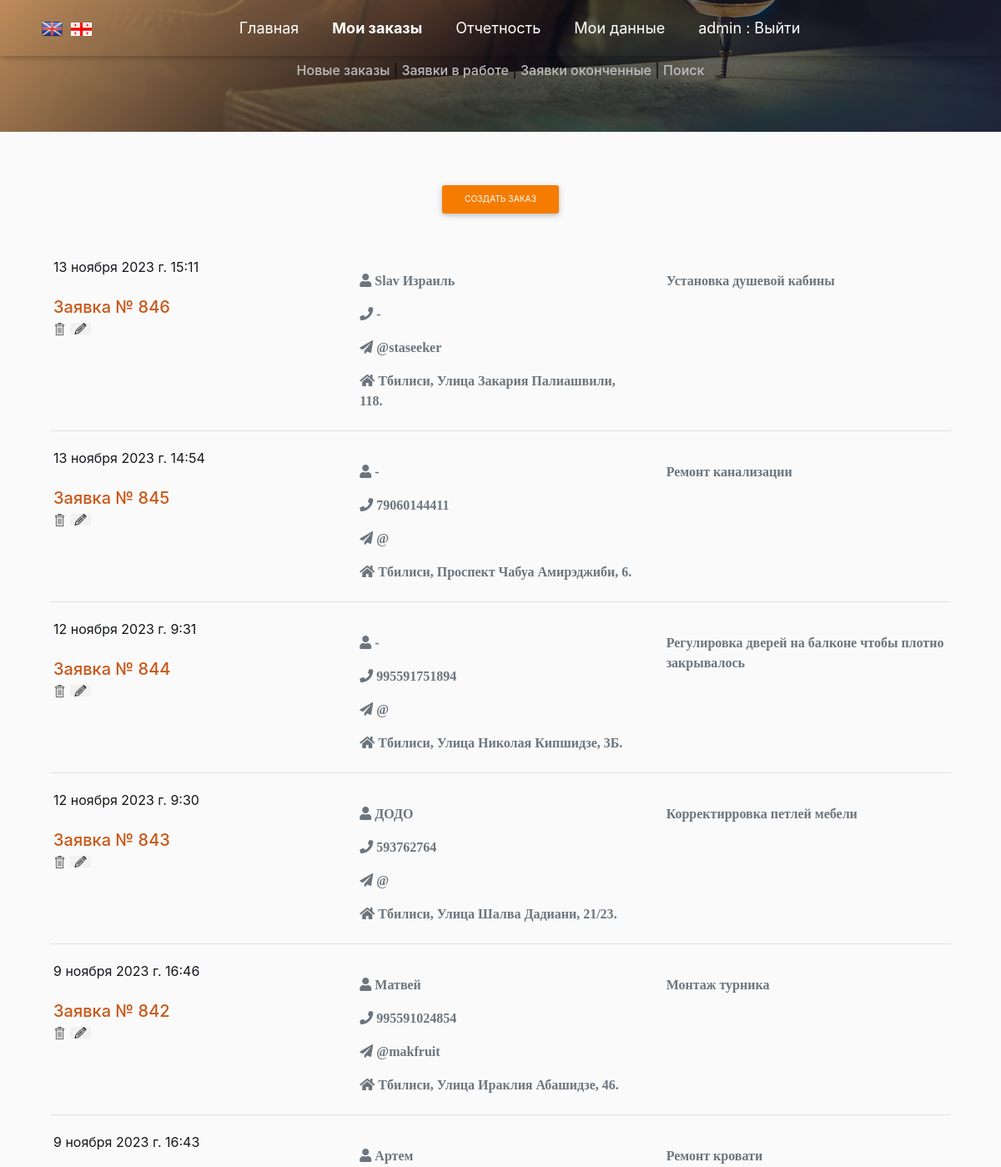
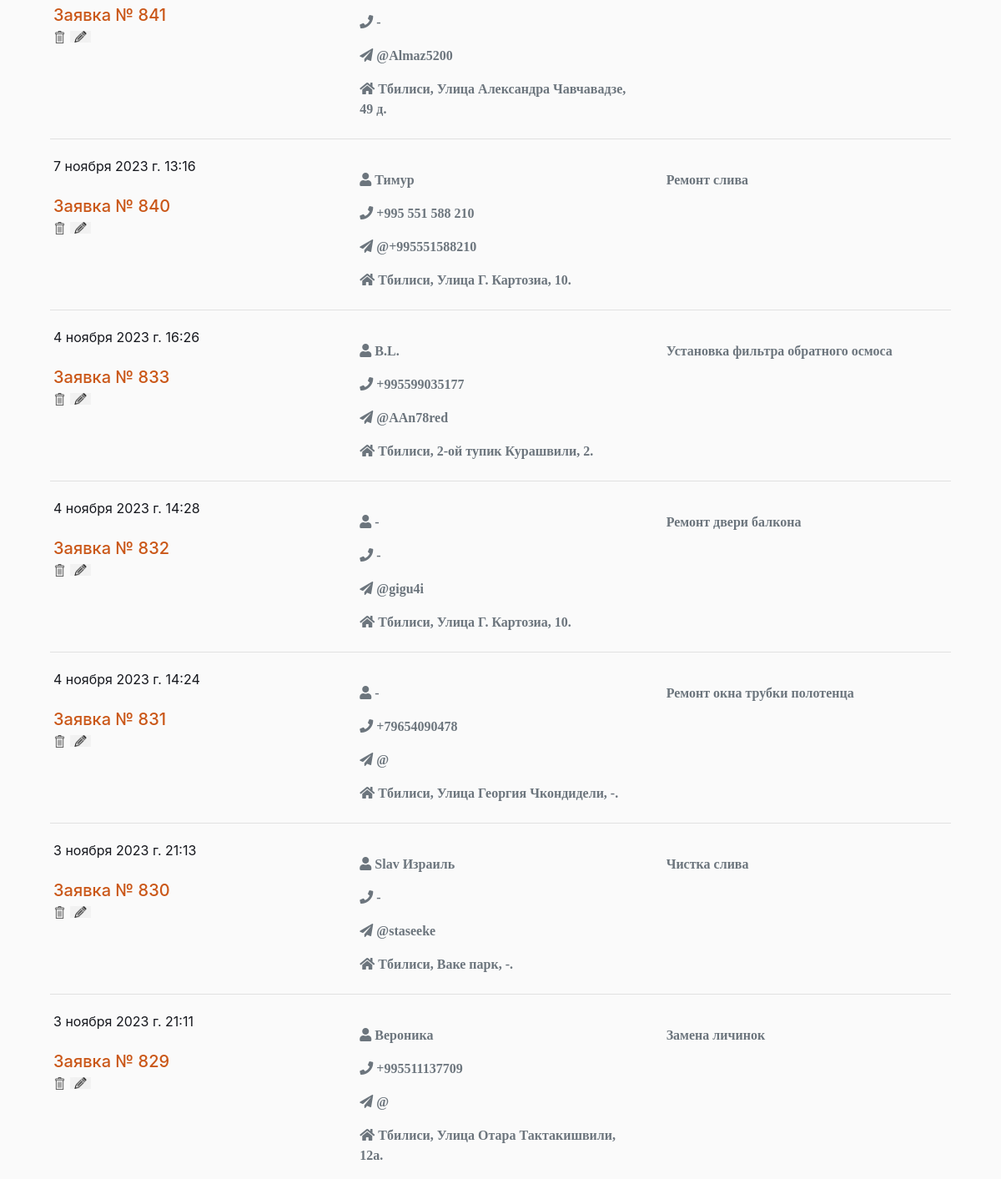
Before: /list_order (signed in, upper part) with the older database file (2 pictures, top to bottom).
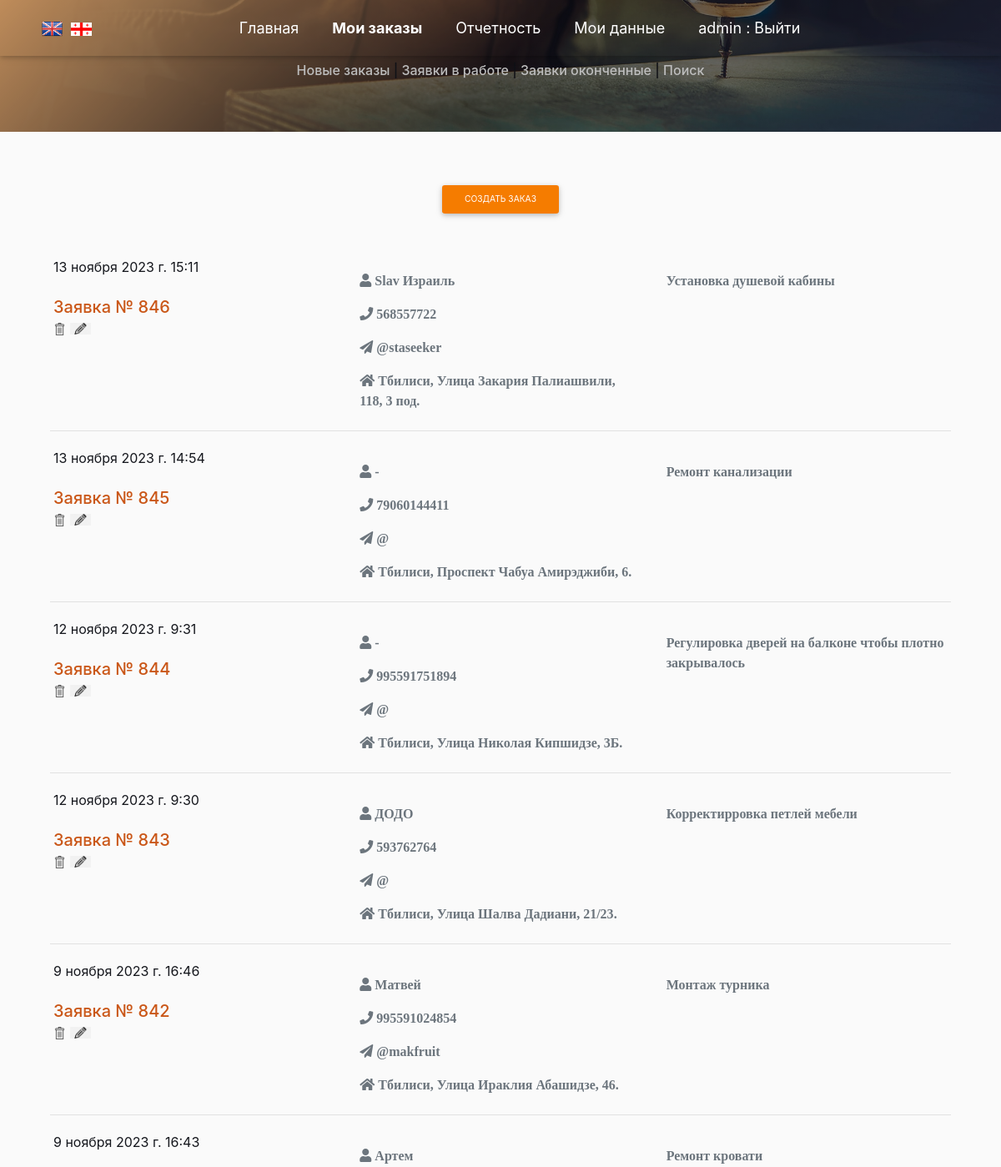
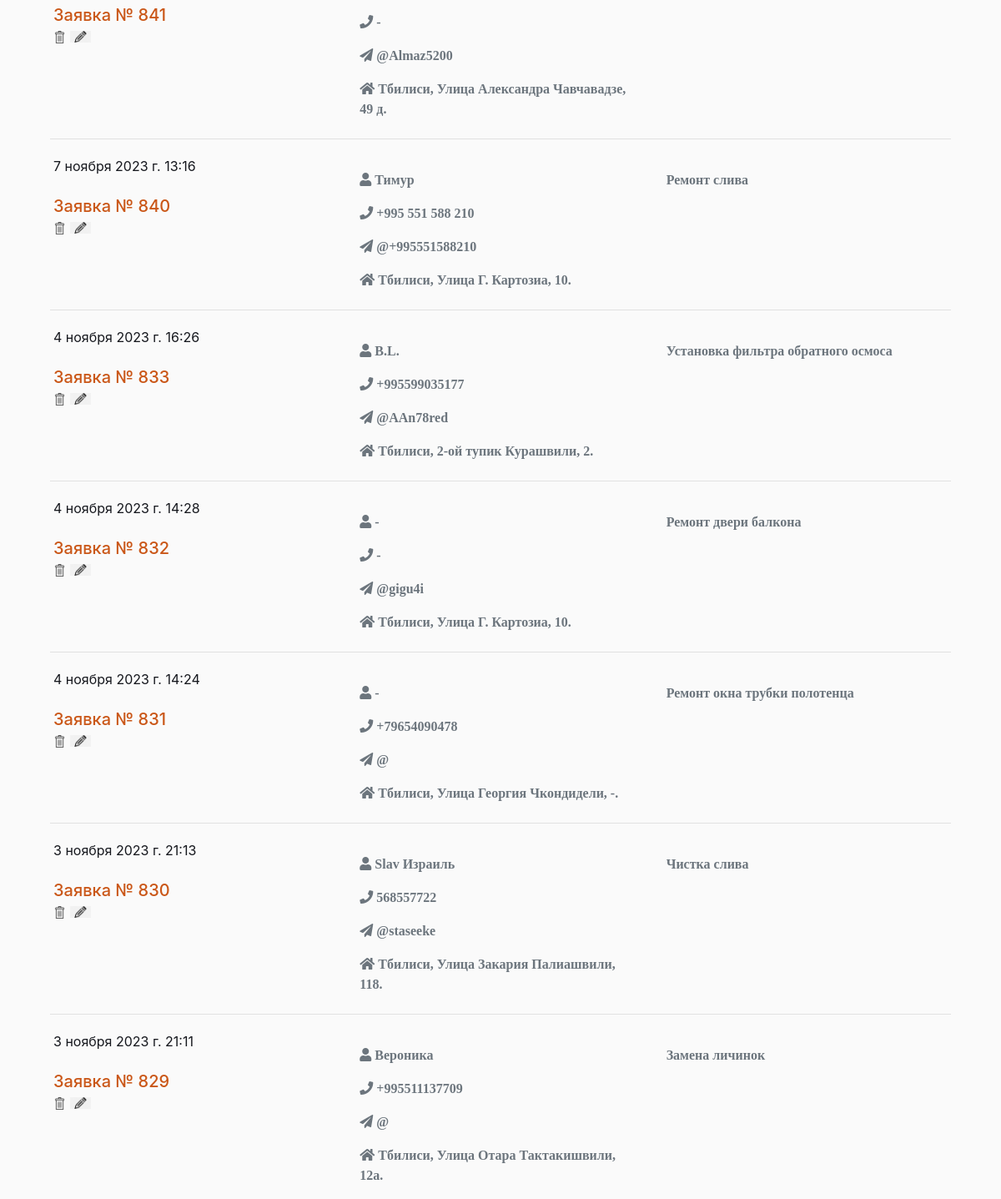
After: the same page with the newer database file (2 pictures, top to bottom).
### app_site/models.py (models this page shows)
class OrderList(models.Model):
    time_in = models.DateTimeField(auto_now_add=True, verbose_name='Дата заказа')
    time_out = models.DateTimeField(null=True, blank=True, verbose_name='Дата выполнения')
    repairer_id = models.ForeignKey(User, on_delete=models.SET_NULL, null=True, blank=True,
                                    verbose_name='Мастер', default='', )
    price = models.DecimalField(decimal_places=2, max_digits=7, null=True, blank=True, verbose_name='Стоимость работ')
    text_order = models.CharField(max_length=1500, verbose_name='Описание проблемы', blank=True, null=True)
    customer_name = models.CharField(max_length=50, verbose_name='Ваше имя')
    customer_phone = models.CharField(max_length=16, verbose_name='Телефон')
    customer_telegram = models.CharField(max_length=26, verbose_name='Telegram', blank=True, null=True)
    customer_code = models.CharField(max_length=16, verbose_name='Код организации', blank=True, null=True)
    address_city = models.CharField(max_length=2, choices=CITY_CHOICES, default='TB', null=True, blank=True,
                                    verbose_name='Город')
    order_status = models.CharField(max_length=3, choices=ORDER_STATUS, default='BEG', null=True, blank=True,
                                    verbose_name='Статус заказа')
    address_street_app = models.CharField(max_length=150, verbose_name='Улица', null=True, blank=True)
    address_num = models.CharField(max_length=10, verbose_name='Номер дома', null=True, blank=True)
    services = models.ManyToManyField('Service', through='Invoice')
    class Meta:
        verbose_name = 'Список заказов'
        verbose_name_plural = 'Список заказов'

### app_site/views.py (the view)
# urls.py: path('list_order', OrderManagementSystem.as_view(), name='list_order'),
class OrderManagementSystem(LoginRequiredMixin, ListView):
    model = OrderList
    context_object_name = 'order'
    template_name = 'order_list.html'
    def get_queryset(self):
        if not self.request.GET.get('work_status'):
            self.queryset = OrderList.objects\
                .filter(repairer_id=self.request.user)\
                .order_by("-pk")
        else:
            self.queryset = OrderList.objects \
                .filter(repairer_id=self.request.user, order_status=self.request.GET.get('work_status')) \
                .order_by("-pk")
        return self.queryset[0:14]
    def get_context_data(self, **kwargs):
        context = super().get_context_data(**kwargs)
        context['form'] = OrderForm
        return context

### app_site/templatetags/custom_filters.py (called while the page is built)
@register.filter()
def choice_tag(value, A):
    try:
        if A == 'city':
            a = dict(CITY_CHOICES)
        elif A == 'status_order':
            a = dict(ORDER_STATUS)
        elif A == 'month':
            a = dict(MONTH)
        elif A == 'work_type':
            a = dict(WORK_CHOICES)
        return f'{a[value]}'
    except KeyError:
        return f''

### templates/order_list.html (shortened to what this page needs)
{% extends 'flatpages/default_user.html' %}
{% load custom_filters %}
{% load custom_tags %}
{% block body %}
<div align="center">
<a href="#"  onclick="show_create_order_form(document.getElementById('form'))"
class="btn btn-sm btn-orange cta-btn btn-form mt-3 mb-5 " id="link_create_order_form">Создать заказ</a>
</div>
<div id="head" class="container">
            {% for i in order %}
            <div class="row p-1 mb-1 ">
                <div class="col-md-4">
                    <div id="time_in">{{ i.time_in }}</div><br>
                    <a href="{% url 'invoice' i.pk %}" id="order_{{ i.pk }}" class="h5 mycolor">Заявка № {{ i.pk}}</a><br>
                    <a href="{% url 'delete-order' i.pk %}" id="delete_{{ i.pk }}" class="mycolor"><img src="/media/images/delete.png" width="15" ></a>
                      <a href="../list_order/update/{{ i.pk}}" id="edit_{{ i.pk }}"><img src="/media/images/change.png" width="25" ></a>
                </div>
                <div class="col-md-4 ">
                    <span id="customer_name_{{ i.pk }}" class="fas fa-user prefix text-secondary mt-3" > {{ i.customer_name|capfirst }}</span><br>
                    <a href="tel:{{ i.customer_phone }}" title="Телефон" id="customer_phone_{{ i.pk }}" class="fas fa-phone prefix text-secondary mt-3">
                        {{ i.customer_phone }}</a><br>
                    <a href="https://t.me/{{ i.customer_telegram|cut:'@' }}" title="Телеграм" id="customer_telegram_{{ i.pk }}"
                       class ="fas fa fa-paper-plane text-secondary mt-3">
                         @{{i.customer_telegram}}</a><br>
                    <div class="fas fa-home prefix text-secondary mt-3"> <span id="city_{{ i.pk }}" >{{ i.address_city|choice_tag:'city'}}</span>,
                    <span id="street_app_{{ i.pk }}">{{ i.address_street_app|capfirst }}</span>,
                        <span id="num_{{ i.pk }}">{{ i.address_num }}</span>.</div>
                </div>
                <div class="col-md-4">
                    <p id="text_order_{{ i.pk }}" class="fas text-secondary mt-3">{{ i.text_order|truncatechars:200|capfirst }}</p>
                </div>
            </div>
            <div class="row">
                <div class="col-md-12"><hr></div>
            </div>
            {% endfor %}
</div>
</div>
{% endblock body %}

Changed rows visible on the page:
changed OrderList "staseeker": customer_phone "-" → "568557722"; address_num "118" → "118, 3 под"
changed OrderList "3 ноября 2023 г. 21:13": customer_phone "-" → "568557722"; address_street_app "Ваке парк" → "Улица Закария Палиашвили"; address_num "-" → "118"
